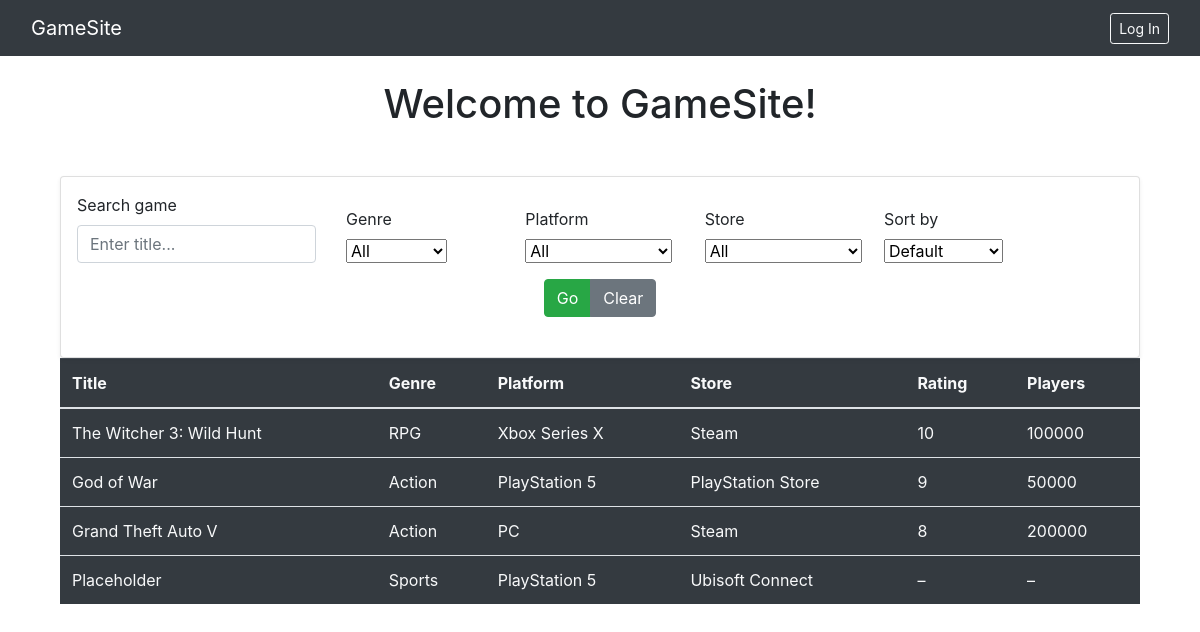
Before: / with the older database file.
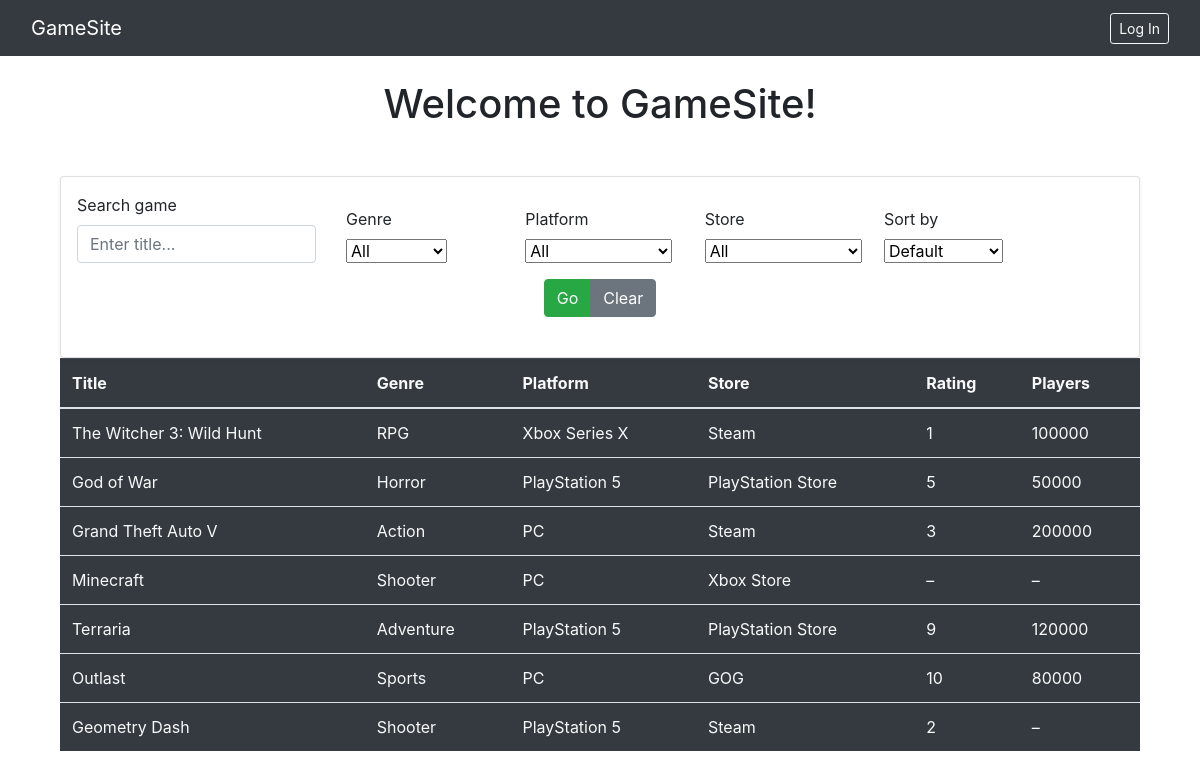
After: the same page with the newer database file.
### game_site/models.py (models this page shows, shortened)
class Game(models.Model):
    game_name = models.CharField(max_length=30)
    genre = models.ForeignKey(Genre, on_delete=models.CASCADE)
    platform = models.ForeignKey(Platform, on_delete=models.CASCADE)
    store = models.ForeignKey(Store, on_delete=models.CASCADE)
    size = models.ForeignKey(Size, on_delete=models.SET_NULL, null=True)
    developer = models.ForeignKey(Developer, on_delete=models.SET_NULL, null=True)
    publisher = models.ForeignKey(Publisher, on_delete=models.SET_NULL, null=True)
    dlc = models.ForeignKey(DLC, on_delete=models.SET_NULL, null=True, blank=True)
    game_mode = models.ForeignKey(GameMode, on_delete=models.SET_NULL, null=True)
    license = models.ForeignKey(License, on_delete=models.SET_NULL, null=True)
    system_requirements = models.ForeignKey(SystemRequirement, on_delete=models.SET_NULL, null=True)
    review = models.ForeignKey(Review, on_delete=models.SET_NULL, null=True, blank=True)
    multimedia = models.ForeignKey(Multimedia, on_delete=models.SET_NULL, null=True, blank=True)
    status = models.ForeignKey(Status, on_delete=models.SET_NULL, null=True)
    sales_history = models.ForeignKey(SalesHistory, on_delete=models.SET_NULL, null=True, blank=True)
    game_log = models.ForeignKey(GameLog, on_delete=models.SET_NULL, null=True, blank=True)
    rating = models.ForeignKey(Rating, on_delete=models.SET_NULL, null=True)
    online_status = models.ForeignKey(OnlineStatus, on_delete=models.SET_NULL, null=True, blank=True)
    award = models.ForeignKey(Award, on_delete=models.SET_NULL, null=True, blank=True)
    language = models.ForeignKey(Language, on_delete=models.SET_NULL, null=True)

class Genre(models.Model):
    genre_ID=models.IntegerField()
    Genre_Name=models.CharField(max_length=30)
    Genre_Popularity=models.CharField(max_length=20)
    def __str__(self):
        return self.Genre_Name

class Platform(models.Model):
    platform_ID=models.IntegerField()
    Platform_Name=models.CharField(max_length=30)
    def __str__(self):
        return self.Platform_Name

class Store(models.Model):
    store_ID=models.IntegerField()
    Store_Name=models.CharField(max_length=30)
    def __str__(self):
        return self.Store_Name

class Review(models.Model):
    review_ID = models.IntegerField()
    rating = models.IntegerField()
    text = models.TextField()

class OnlineStatus(models.Model):
    active_players = models.IntegerField()
    registered_players = models.IntegerField()

### game_site/views.py (the view)
# urls.py: path("", views.games_view_main, name="home"),
def games_view_main(request):
    games_qs = Game.objects.select_related(
        "genre", "platform", "store", "rating", "online_status"
    ).all()
    search_term = request.GET.get("search", "").strip()
    genre_filter = request.GET.get("genre", "")
    platform_filter = request.GET.get("platform", "")
    store_filter = request.GET.get("store", "")
    whitelisted = request.GET.get("whitelisted")
    sort_by = request.GET.get("sort", "")
    if search_term:
        games_qs = games_qs.filter(game_name__icontains=search_term)
    if genre_filter:
        games_qs = games_qs.filter(genre_id=genre_filter)
    if platform_filter:
        games_qs = games_qs.filter(platform_id=platform_filter)
    if store_filter:
        games_qs = games_qs.filter(store_id=store_filter)
    if whitelisted == "yes":
        games_qs = games_qs.filter(whitelisted_by=request.user)
    elif whitelisted == "no":
        games_qs = games_qs.exclude(whitelisted_by=request.user)
    if sort_by == "name":
        games_qs = games_qs.order_by("game_name")
    elif sort_by == "rating":
        games_qs = games_qs.order_by("-review__rating")
    elif sort_by == "players":
        games_qs = games_qs.order_by("-online_status__active_players")
    context = {
        "games": games_qs,
        "genres": Genre.objects.all(),
        "platforms": Platform.objects.all(),
        "stores": Store.objects.all(),
        "search": search_term,
        "selected_genre": genre_filter,
        "selected_platform": platform_filter,
        "selected_store": store_filter,
        "sort_by": sort_by,
        "whitelisted": whitelisted,
    }
    return render(request, "home.html", context)

### game_site/templates/home.html (shortened to what this page needs)
{% extends "base.html" %}
{% block content %}
<h1 class="text-center mt-4">Welcome to GameSite!</h1>
<div class="container mt-5">
  <form method="get" class="card p-3 shadow-sm">
    <div class="row g-3 align-items-end">
      <div class="col-md-3">
        <label class="form-label">Search game</label>
        <input
          name="search"
          type="text"
          class="form-control"
          value="{{ search }}"
          placeholder="Enter title..."
        />
      </div>
      <div class="col-md-2">
        <label class="form-label">Genre</label>
        <select name="genre" class="form-select">
          <option value="">All</option>
        </select>
      </div>
      <div class="col-md-2">
        <label class="form-label">Platform</label>
        <select name="platform" class="form-select">
          <option value="">All</option>
        </select>
      </div>
      <div class="col-md-2">
        <label class="form-label">Store</label>
        <select name="store" class="form-select">
          <option value="">All</option>
        </select>
      </div>
      <div class="col-md-2">
        <label class="form-label">Sort by</label>
        <select name="sort" class="form-select">
          <option value="">Default</option>
        </select>
      </div>
     <div class="col-12 d-flex justify-content-center mt-3 mb-4">
    <div class="btn-group gap-2" role="group">
        <button class="btn btn-success" type="submit">Go</button>
        <a href="{% url 'home' %}" class="btn btn-secondary">Clear</a>
    </div>
</div>
    </div>
  </form>
  <table class="table table-hover align-middle text-light bg-dark">
    <thead class="table-dark">
      <tr>
        <th>Title</th>
        <th>Genre</th>
        <th>Platform</th>
        <th>Store</th>
        <th>Rating</th>
        <th>Players</th>
      </tr>
    </thead>
    <tbody>
      {% for game in games %}
      <tr class="game-row" data-id="{{ game.id }}" style="cursor: pointer;">
    <td>{{ game.game_name }}</td>
    <td>{{ game.genre }}</td>
    <td>{{ game.platform }}</td>
    <td>{{ game.store }}</td>
    <td>{{ game.review.rating|default:"–" }}</td>
    <td>{{ game.online_status.active_players|default:"–" }}</td>
</tr>
      {% empty %}
      <tr><td colspan="6" class="text-center text-muted">No games found</td></tr>
      {% endfor %}
    </tbody>
  </table>
</div>
{% endblock %}

Changed rows visible on the page:
removed Game: game_name "Placeholder", genre "Sports", platform "PlayStation 5", store "Ubisoft Connect", review.rating "–", online_status.active_players "–"
changed through a linked row, Game "The Witcher 3: Wild Hunt": review.rating "10" → "1"
changed Game "God of War": genre "Action" → "Horror"; review.rating "9" → "5"
changed through a linked row, Game "Grand Theft Auto V": review.rating "8" → "3"
added Game: game_name "Minecraft", genre "Shooter", platform "PC", store "Xbox Store", review.rating "–", online_status.active_players "–"
added Game: game_name "Terraria", genre "Adventure", platform "PlayStation 5", store "PlayStation Store", review.rating "9", online_status.active_players "120000"
added Game: game_name "Outlast", genre "Sports", platform "PC", store "GOG", review.rating "10", online_status.active_players "80000"
added Game: game_name "Geometry Dash", genre "Shooter", platform "PlayStation 5", store "Steam", review.rating "2", online_status.active_players "–"
